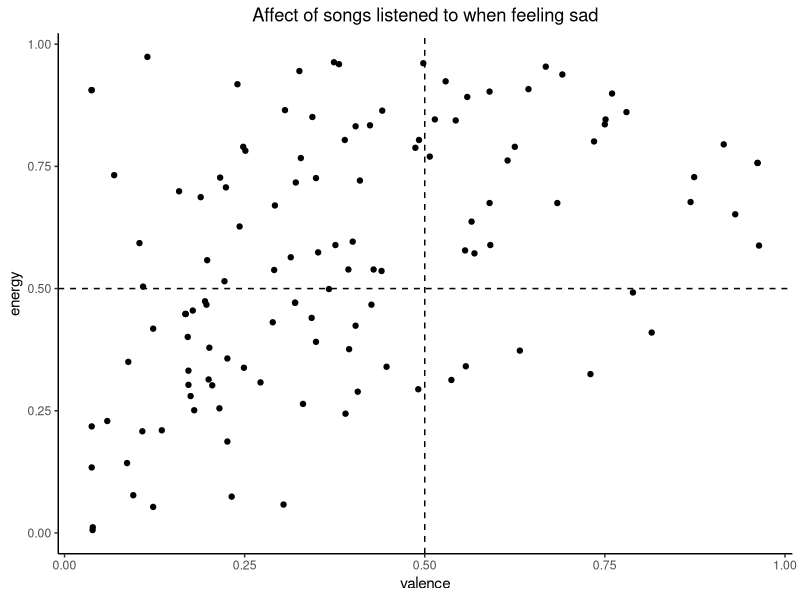
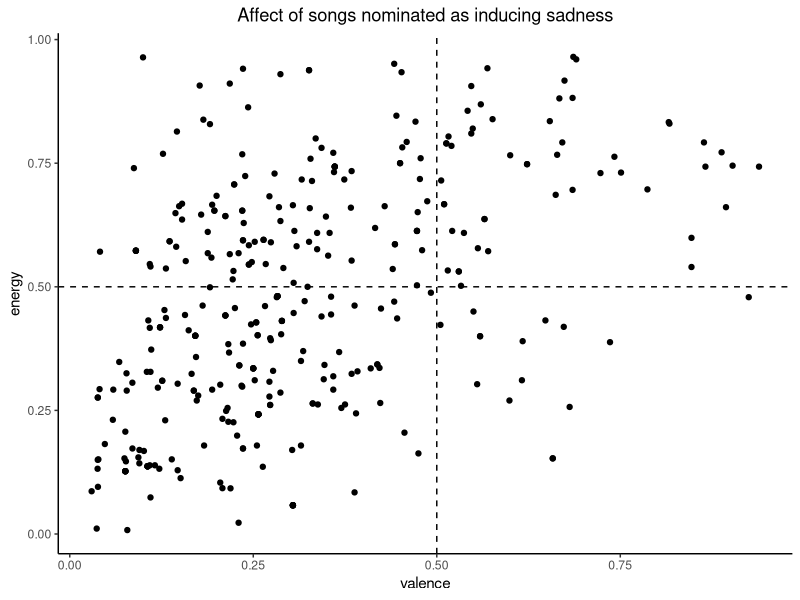
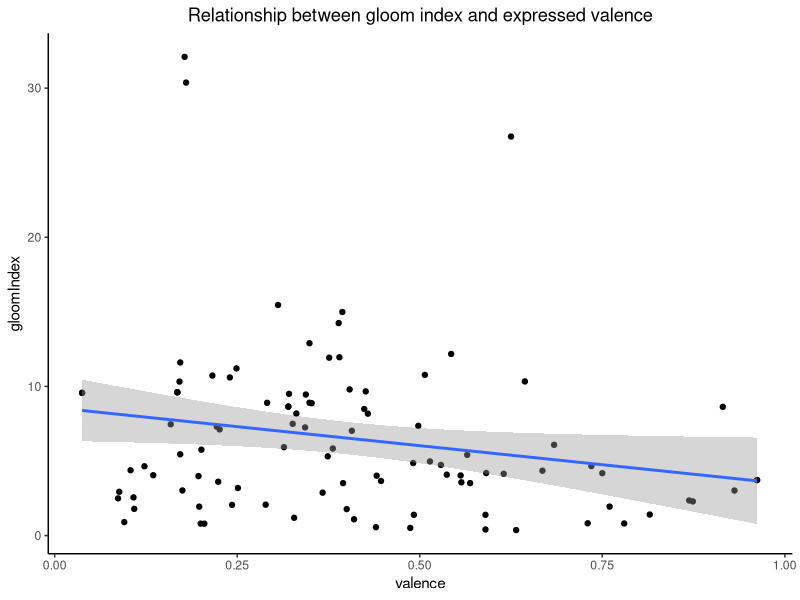
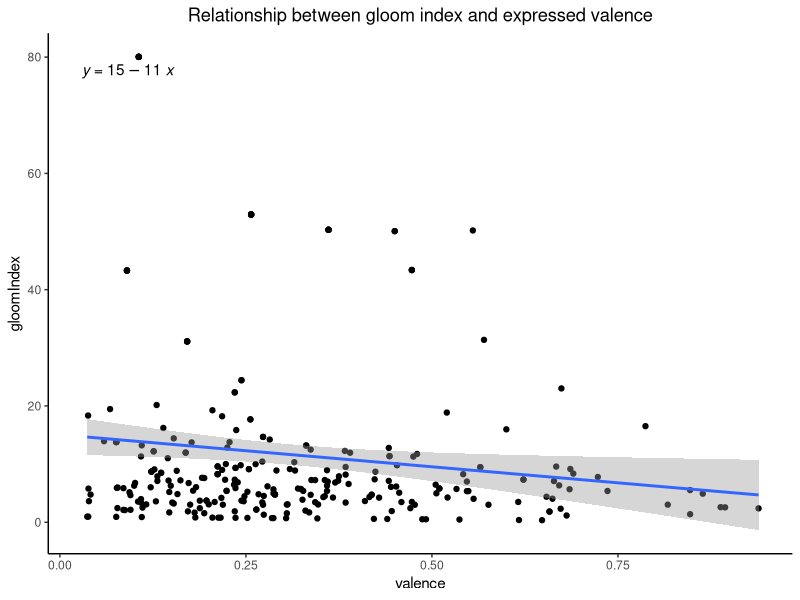

These charts were generated, in order, by the following R code:
## ---- chunk 1
knitr::opts_chunk$set(echo = TRUE)
library(tidyverse)
library(tidytext)
## ---- chunk 2
read_csv(here::here("data", "MusicEmotionRegulation_November17_Prolifc_Processed.csv")) %>% 
  ggplot2::ggplot(aes(x = valence, 
                      y = energy)) +
  ggplot2::geom_point() + 
  ggplot2::geom_hline(yintercept = .5, linetype = "dashed") + 
  ggplot2::geom_vline(xintercept = .5, linetype = "dashed") + 
  ggplot2::theme_classic() + 
  ggplot2::labs(title = "Affect of songs listened to when feeling sad") +
  theme(plot.title = element_text(hjust = 0.5))
## ---- chunk 3

read_csv(here::here("data", "MusicEmotionRegulation_November18_Prolific_Processed.csv")) %>% 
  ggplot2::ggplot(aes(x = valence, 
                      y = energy)) +
  ggplot2::geom_point() + 
  ggplot2::geom_hline(yintercept = .5, linetype = "dashed") + 
  ggplot2::geom_vline(xintercept = .5, linetype = "dashed") + 
  ggplot2::theme_classic() + 
  ggplot2::labs(title = "Affect of songs nominated as inducing sadness") +
  theme(plot.title = element_text(hjust = 0.5))
## ---- chunk 4
read_csv(here::here("data", "MusicEmotionRegulation_November17_Prolific_MusicFeatures.csv")) %>%  
  mutate(pctsad = sadproportion * 100, 
         density = (wordcount/duration_ms) * 1000, 
         gloomIndex = ((1 - valence) + pctsad *(1+density)/2)) %>% 
  ggplot2::ggplot(aes(x = valence, 
                      y = gloomIndex)) +
  ggplot2::geom_point() + 
  ggplot2::stat_smooth(method = "lm") + 
  ggplot2::theme_classic() +
  ggplot2::labs(title = "Relationship between gloom index and expressed valence") +
  theme(plot.title = element_text(hjust = 0.5))
## ---- chunk 5
read_csv(here::here("data", "MusicEmotionRegulation_November18_Prolific_MusicFeatures.csv")) %>%  
  mutate(pctsad = sadproportion * 100, 
         density = (wordcount/duration_ms) * 1000, 
         gloomIndex = ((1 - valence) + pctsad *(1+density)/2)) %>% 
  ggplot2::ggplot(aes(x = valence, 
                      y = gloomIndex)) +
  ggplot2::geom_point() + 
  ggplot2::stat_smooth(method = "lm") + 
  ggplot2::theme_classic() +
  ggplot2::labs(title = "Relationship between gloom index and expressed valence") +
  theme(plot.title = element_text(hjust = 0.5)) + 
  ggpubr::stat_regline_equation()
